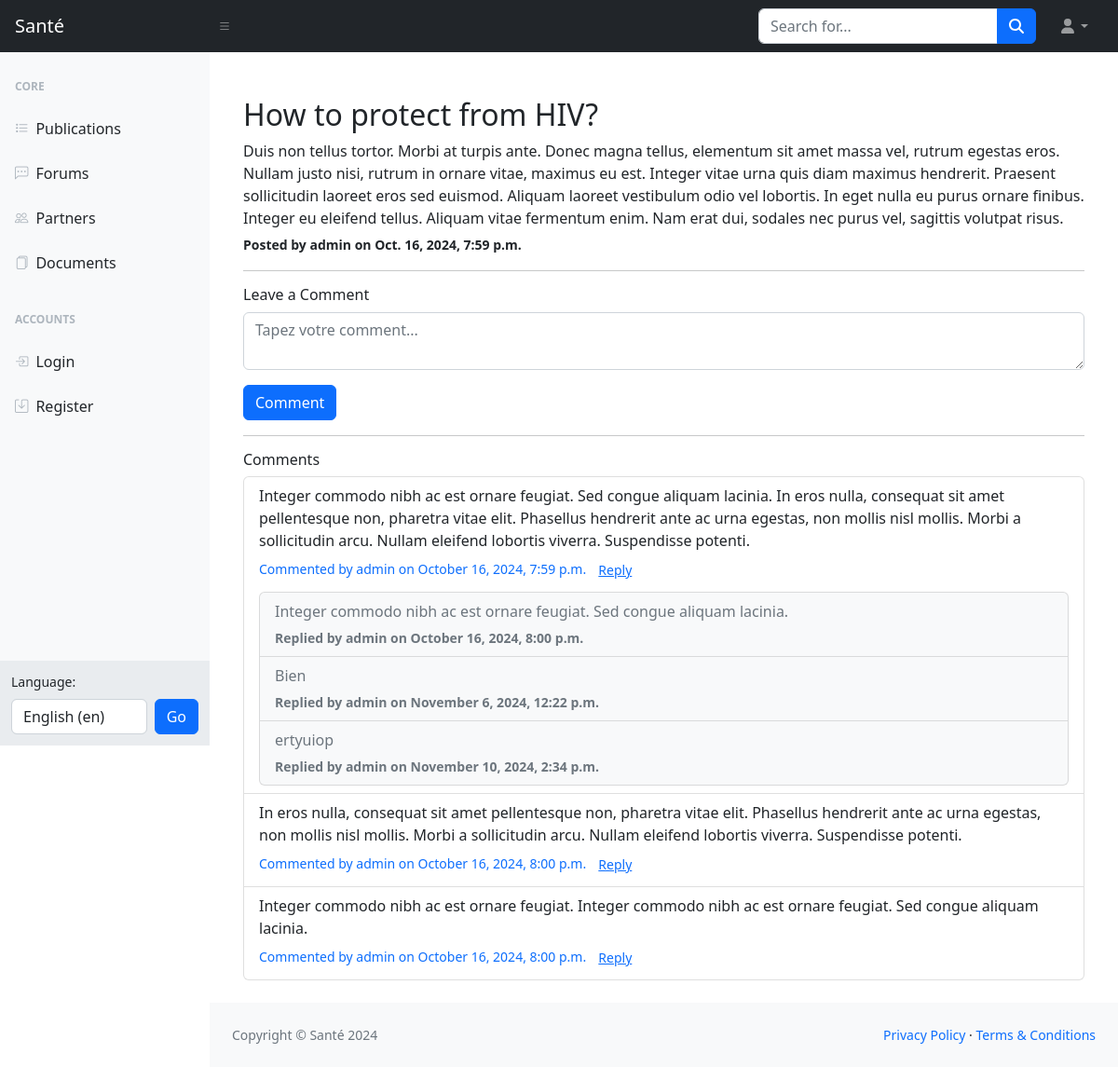
The app's page /forums/question/2/ with its own data.
### forums/models.py (models this page shows, shortened)
class Question(models.Model):
	title = models.CharField(max_length=255)
	content = models.TextField()
	author = models.ForeignKey(User, on_delete=models.CASCADE, related_name='questions')
	created_at = models.DateTimeField(auto_now_add=True)
	updated_at = models.DateTimeField(auto_now=True)
	class Meta:
		ordering = ['-created_at']

class Comment(models.Model):
	question = models.ForeignKey(Question, on_delete=models.CASCADE, related_name='comments')
	parent_comment = models.ForeignKey('self', null=True, blank=True, on_delete=models.CASCADE, related_name='replies')
	content = models.TextField()
	author = models.ForeignKey(User, on_delete=models.CASCADE, related_name='comments')
	created_at = models.DateTimeField(auto_now_add=True)
	updated_at = models.DateTimeField(auto_now=True)

### forums/views.py (the view)
# urls.py: path('question/<int:pk>/', QuestionDetailView.as_view(), name='question_detail'),
class QuestionDetailView(DetailView):
    model = Question
    template_name = 'forums/question_detail.html'
    context_object_name = 'question'
    def get_context_data(self, **kwargs):
        context = super().get_context_data(**kwargs)
        context['comments'] = Comment.objects.filter(question=self.get_object(), parent_comment__isnull=True)
        context['form'] = CommentForm()
        return context

### forums/forms.py
class CommentForm(forms.ModelForm):
	content = forms.CharField(
		required=True,
		label=False,
		widget=forms.Textarea(
			attrs={
				'class':'form-control mb-3',
				'rows':'2',
				'placeholder': 'Tapez votre comment...'
			}
	))
	class Meta:
		model = Comment
		fields = ['content']

### forums/templates/forums/question_detail.html (shortened to what this page needs)
{% extends 'base/base.html' %}
{% load i18n %}
{% load crispy_forms_tags %}
{% block content %}
<div class="container mt-4">
    <h2>{{question.title}}</h2>
    <p class="mb-1">{{ question.content }}</p>
    <small class="fw-bold">{% trans 'Posted by' %} {{ question.author.username }} on {{ question.created_at}}</small>
    <hr>
    <h4 class="h6">{% trans 'Leave a Comment' %}</h4>
    <form method="POST" action="{% url 'comment_create' question.pk %}">
        {{ form|crispy }}
        <button type="submit" class="btn btn-primary">{% trans 'Comment' %}</button>
    </form>
    <hr>
    <h4 class="h6">{% trans 'Comments' %}</h4>
    <ul class="list-group">
        {% for comment in comments %}
        <li class="list-group-item">
            <p class="mb-1">{{ comment.content }}</p>
            <small class="text-primary">Commented by {{ comment.author.username }} on {{ comment.created_at|date:"F j, Y, g:i a" }}</small>
            <a href="{% url 'comment_reply' question.pk comment.pk %}" class="btn btn-sm btn-link">{% trans 'Reply' %}</a>
            {% if comment.replies.all %}
            <ul class="list-group mt-2">
                {% for reply in comment.replies.all %}
                <li class="list-group-item text-muted bg-light">
                    <p class="mb-1">{{ reply.content }}</p>
                    <small class="fw-bold">{% trans 'Replied by' %} {{ reply.author.username }} on {{ reply.created_at|date:"F j, Y, g:i a" }}</small>
                </li>
                {% endfor %}
            </ul>
            {% endif %}
        </li>
        {% empty %}
        <li class="list-group-item">{% trans 'No comments yet. Be the first to comment!' %}</li>
        {% endfor %}
    </ul>
</div>
{% endblock %}

### base/templates/base/base.html (shortened to what this page needs)
{% load static %}
{% load i18n %}
{% load humanize %}
<!DOCTYPE html>
<html lang="en">
    <head>
        <link rel="stylesheet" type="text/css" href="{% static 'base/css/base.css' %}">
        <link rel="stylesheet" href="https://cdn.jsdelivr.net/npm/bootstrap-icons@1.11.3/font/bootstrap-icons.min.css">
    </head>
    <body class="sb-nav-fixed">
        {% include 'base/navbar.html' %}
        <div id="layoutSidenav">
            <div id="layoutSidenav_nav">
                {% include 'base/sidebar.html' %}
            </div>
            <div id="layoutSidenav_content">
                <main>
                    <div class="container-fluid px-4 py-4">
                        {% block content %}{% endblock %}
                    </div>
                </main>
                {% include 'base/footer.html' %}
            </div>
        </div>
    </body>
</html>

### base/templates/base/navbar.html (shortened to what this page needs)
{% load i18n %}
<nav class="sb-topnav navbar navbar-expand navbar-dark bg-dark">
    <a class="navbar-brand ps-3" href="{% url 'publication_liste' %}">Santé</a>
    <button class="btn btn-link btn-sm order-1 order-lg-0 me-4 me-lg-0" id="sidebarToggle"><i class="bi bi-list"></i></button>
    <form method="GET" action="{% url 'publication_liste' %}" class="d-none d-md-inline-block form-inline ms-auto me-0 me-md-3 my-2 my-md-0">
        <div class="input-group">
            <input class="form-control" type="search" name="search" value="{{request.GET.search}}" placeholder="Search for..." aria-label="Search for..." aria-describedby="btnNavbarSearch" />
            <button class="btn btn-primary" id="btnNavbarSearch" type="button"><i class="fas fa-search"></i></button>
        </div>
    </form>
    <ul class="navbar-nav ms-auto ms-md-0 me-3 me-lg-4">
        <li class="nav-item dropdown">
            <a class="nav-link dropdown-toggle" id="navbarDropdown" href="#" role="button" data-bs-toggle="dropdown" aria-expanded="false"><i class="fas fa-user fa-fw"></i></a>
        </li>
    </ul>
</nav>

### base/templates/base/sidebar.html (shortened to what this page needs)
{% load i18n %}
<nav class="sb-sidenav accordion sb-sidenav-light" id="sidenavAccordion">
    <div class="sb-sidenav-menu">
        <div class="nav">
            <div class="sb-sidenav-menu-heading">{% trans 'Core' %}</div>
            <a class="nav-link" href="{% url 'publication_liste' %}">
                <div class="sb-nav-link-icon"><i class="bi bi-list-task"></i></div>
                {% trans 'Publications' %}
            </a>
            <a class="nav-link" href="{% url 'question_list' %}">
                <div class="sb-nav-link-icon"><i class="bi bi-chat-left-dots"></i></div>
                {% trans 'Forums' %}
            </a>
            <a class="nav-link" href="{% url 'partenaire_liste' %}">
                <div class="sb-nav-link-icon"><i class="bi bi-people"></i></div>
                {% trans 'Partners' %}
            </a>
            <a class="nav-link" href="{% url 'document_liste' %}">
                <div class="sb-nav-link-icon"><i class="bi bi-files"></i></div>
                {% trans 'Documents' %}
            </a>
            <div class="sb-sidenav-menu-heading">{% trans 'Accounts' %}</div>
            {% if request.user.is_authenticated %}
                <a class="nav-link" href="{% url 'profil' %}">
                    <div class="sb-nav-link-icon"><i class="bi bi-person-circle"></i></div>
                    {% trans 'Profile' %}
                </a>
                <a class="nav-link" href="{% url 'profil' %}">
                    <div class="sb-nav-link-icon"><i class="bi bi-gear"></i></div>
                    {% trans 'Settings' %}
                </a>
            {% else %}
                <a class="nav-link" href="{% url 'connexion' %}">
                    <div class="sb-nav-link-icon"><i class="bi bi-box-arrow-in-right"></i></div>
                    {% trans 'Login' %}
                </a>
                <a class="nav-link" href="{% url 'inscription' %}">
                    <div class="sb-nav-link-icon"><i class="bi bi-save"></i></div>
                    {% trans 'Register' %}
                </a>
            {% endif %}
        </div>
    </div>
    <div class="sb-sidenav-footer">
        <div class="small mb-2">{% trans 'Language' %}:</div>
        <form id="language-form" action="{% url 'set_language' %}" method="POST">
            <div class="d-flex gap-2">
                    <select name="language" id="language-selector" class="form-control" onchange="changeLanguage(this.value)">
                        {% get_current_language as LANGUAGE_CODE %}
                        {% get_available_languages as LANGUAGES %}
                        {% get_language_info_list for LANGUAGES as languages %}
                        {% for language in languages %}
                            <option value="{{language.code}}" {% if language.code == LANGUAGE_CODE %} selected{% endif %}>{{language.name_local|title}} ({{language.code}})</option>
                        {% endfor %}
                    </select>
                    <button class="btn btn-primary" type="submit">{% trans 'Go' %}</button>
            </div>
        </form>
    </div>
</nav>

### base/templates/base/footer.html
{% load i18n %}
<footer class="py-4 bg-light mt-auto">
    <div class="container-fluid px-4">
        <div class="d-flex align-items-center justify-content-between small">
            <div class="text-muted">Copyright &copy; Santé 2024</div>
            <div>
                <a href="#">{% trans 'Privacy Policy' %}</a>
                &middot;
                <a href="#">{% trans 'Terms &amp; Conditions' %}</a>
            </div>
        </div>
    </div>
</footer>

### base/templates/base/base.html (style rules this page uses)
a { text-decoration: none; }
body { line-height: 1.5; }

### records on screen
Question: title "How to protect from HIV?", content "Duis non tellus tortor. Morbi at turpis ante. Donec magna tellus, elementum sit amet massa vel, rutrum egestas eros. Nullam justo nisi, rutrum in ornare vitae, maximus eu est. Integer vitae urna quis diam maximus hendrerit. Praesent sollicitudin laoreet eros sed euismod. Aliquam laoreet vestibulum odio vel lobortis. In eget nulla eu purus ornare finibus. Integer eu eleifend tellus. Aliquam vitae fermentum enim. Nam erat dui, sodales nec purus vel, sagittis volutpat risus.", author.username "admin", created_at "Oct. 16, 2024, 7:59 p.m."
Comment: content "Integer commodo nibh ac est ornare feugiat. Sed congue aliquam lacinia. In eros nulla, consequat sit amet pellentesque non, pharetra vitae elit. Phasellus hendrerit ante ac urna egestas, non mollis nisl mollis. Morbi a sollicitudin arcu. Nullam eleifend lobortis viverra. Suspendisse potenti.", author.username "admin", created_at "October 16, 2024, 7:59 p.m."
Comment: content "Integer commodo nibh ac est ornare feugiat. Sed congue aliquam lacinia.", author.username "admin", created_at "October 16, 2024, 8:00 p.m."
Comment: content "Bien", author.username "admin", created_at "November 6, 2024, 12:22 p.m."
Comment: content "ertyuiop", author.username "admin", created_at "November 10, 2024, 2:34 p.m."
Comment: content "In eros nulla, consequat sit amet pellentesque non, pharetra vitae elit. Phasellus hendrerit ante ac urna egestas, non mollis nisl mollis. Morbi a sollicitudin arcu. Nullam eleifend lobortis viverra. Suspendisse potenti.", author.username "admin", created_at "October 16, 2024, 8:00 p.m."
Comment: content "Integer commodo nibh ac est ornare feugiat. Integer commodo nibh ac est ornare feugiat. Sed congue aliquam lacinia.", author.username "admin", created_at "October 16, 2024, 8:00 p.m."

### other values on screen
form field language "English (en)"
